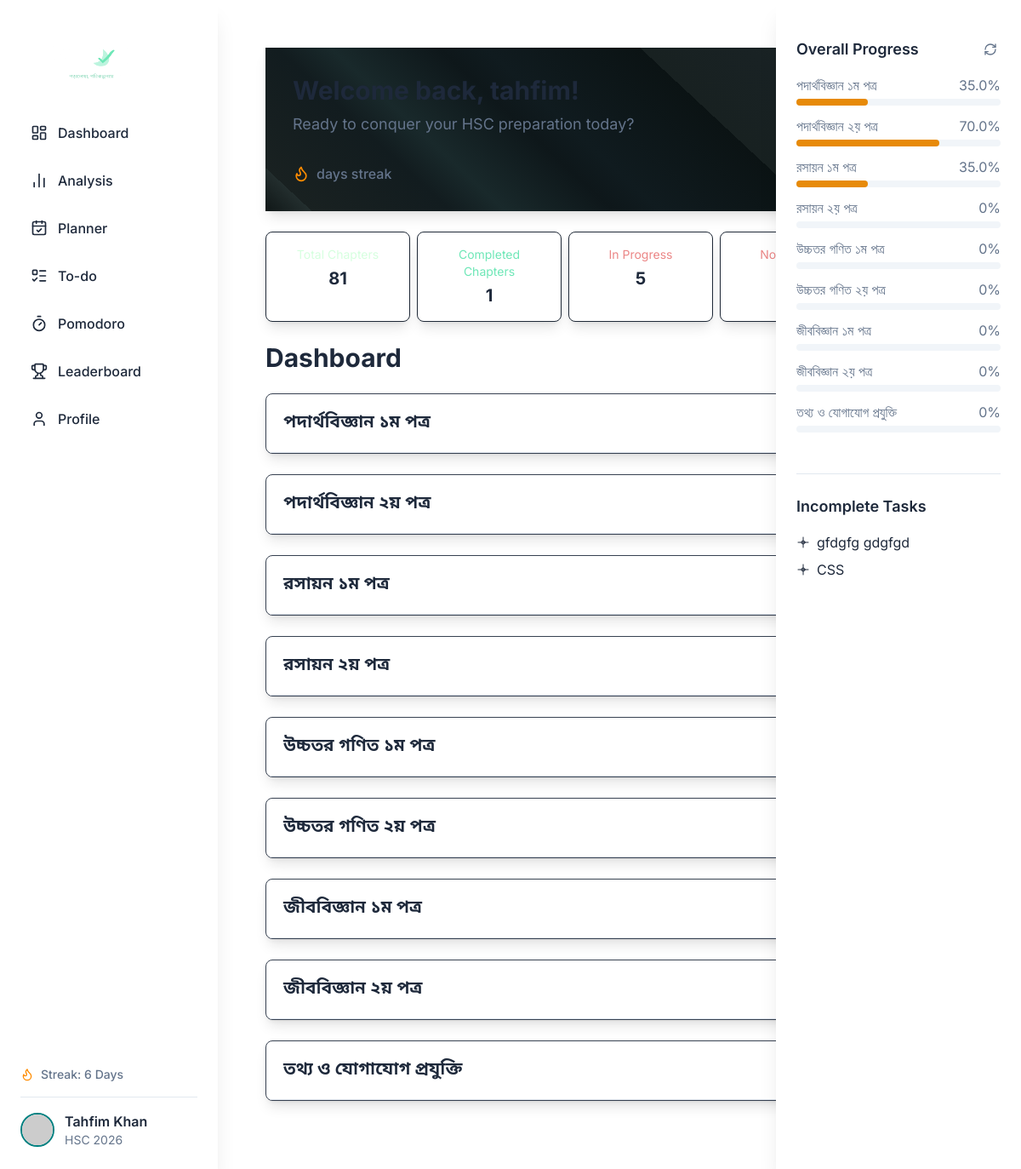
/user/dashboard/ (signed in), run on the app's committed database.
### users/models.py (models this page shows, shortened)
class UserProfile(AbstractUser):
    STREAMS = [
        ('hsc', 'HSC'),
        ('eng', 'Engineering'),
        ('med', 'Medical'),
        ('var', 'Varsity')
    ]
    HSC_YEAR_CHOICES = [
        (2025, '2025'),
        (2026, '2026'),
        (2027, '2027'),
        (2028, '2028')
    ]
    stream = models.CharField(max_length=20, choices=STREAMS, default='hsc')
    show_on_leaderboard = models.BooleanField(default=True)
    avatar = models.URLField(blank=True, null=True)
    xp = models.PositiveIntegerField(default=0)
    streak = models.PositiveIntegerField(default=0)
    college = models.CharField(max_length=100, blank=True, null=True)
    hscyear = models.PositiveIntegerField(blank=True, null=True, choices=HSC_YEAR_CHOICES)
    last_login_date = models.DateField(auto_now=True, null=True, blank=True)
    overall_progress_cache = models.FloatField(default=0.0)

### syllabus/models.py (models this page shows, shortened)
class Subject(models.Model):
    name = models.CharField(max_length=100)
    chapter_count = models.PositiveIntegerField(default=1)

### users/views.py (the view)
# urls.py: path('dashboard/', views.dashboard, name='dashboard'),
@login_required
def dashboard(request):
    user = request.user
    subjects = Subject.objects.all().prefetch_related('chapters')
    user_progress = UserProgress.objects.filter(user=user).values('chapter_id', 'p_book', 'p_note', 'p_mcq', 'p_cq', 'p_theory', 'overall_progress')
    progress_dict = {item['chapter_id']: item for item in user_progress}
    total_chapters = Chapter.objects.count()
    completed_chapters = UserProgress.objects.filter(user=user, overall_progress=100).count()
    in_progress_chapters = UserProgress.objects.filter(user=user, overall_progress__gt=0, overall_progress__lt=100).count()
    started_chapter_count = UserProgress.objects.filter(user=user, overall_progress__gt=0).count()
    not_started_chapters = total_chapters - started_chapter_count
    for subject in subjects:
        for chapter in subject.chapters.all():
            chapter.user_progress = progress_dict.get(chapter.id, {})
    return render(request, 'users/dashboard.html', {
        'subjects': subjects,
        'total_chapters': total_chapters,
        'completed_chapters': completed_chapters,
        'in_progress_chapters': in_progress_chapters,
        'not_started_chapters': not_started_chapters,
    })

### users/templates/users/dashboard.html (shortened to what this page needs)
{% extends "core/layout.html" %}
{% block body %}
<div class="container mx-auto px-4 sm:px-6 lg:px-8 py-8">
    <div class="bg-[var(--color-card-bg-light)] dark:bg-[var(--color-card-bg-dark)] shadow-lg mb-6 overflow-hidden p-8 welcome-block min-h-48 flex flex-col justify-between">
        <div>
            <h1 class="text-3xl font-bold text-[var(--color-text-light)] dark:text-[var(--color-text-dark)] mb-2">
                Welcome back, {{ request.user.username }}!
            </h1>
            <p class="text-lg text-[var(--color-gray-text-light)] dark:text-[var(--color-gray-text-dark)] mb-4">
                Ready to conquer your HSC preparation today?
            </p>
        </div>
        <div class="flex items-center text-md font-medium text-[var(--color-gray-text-light)] dark:text-[var(--color-gray-text-dark)]">
            <i data-lucide="flame" class="w-5 h-5 mr-2 text-[var(--color-accent-light)]"></i>
            <span>{{ request.user..streak }} days streak</span>
        </div>
    </div>
    <div class="grid grid-cols-[repeat(2,minmax(120px,1fr))] md:grid-cols-[repeat(4,minmax(170px,1fr))] gap-2 mb-6">
        <div class="hover:border hover:border-gray-500 border border-gray-800 bg-[var(--color-card-bg-light)] dark:bg-[var(--color-card-bg-dark)] shadow-lg rounded-lg p-4 text-center transition-colors duration-300 hover:bg-[var(--color-bg-light)] dark:hover:bg-[var(--color-bg-dark)] ">
            <p class="text-sm text-[#d6ffdf] mb-1">Total Chapters</p>
            <p class="text-xl font-bold text-[var(--color-text-light)] dark:text-[var(--color-text-dark)]">
                {{ total_chapters }}
            </p>
        </div>
        <div class="hover:border hover:border-gray-500 border border-gray-800 bg-[var(--color-card-bg-light)] dark:bg-[var(--color-card-bg-dark)] shadow-lg rounded-lg p-4 text-center transition-colors duration-300 hover:bg-[var(--color-bg-light)] dark:hover:bg-[var(--color-bg-dark)] ">
            <p class="text-sm text-[#6EE7B7] mb-1">Completed Chapters</p>
            <p class="text-xl font-bold text-[var(--color-text-light)] dark:text-[var(--color-text-dark)]">
                {{ completed_chapters }}
            </p>
        </div>
        <div class="hover:border hover:border-gray-500 border border-gray-800 bg-[var(--color-card-bg-light)] dark:bg-[var(--color-card-bg-dark)] shadow-lg rounded-lg p-4 text-center transition-colors duration-300 hover:bg-[var(--color-bg-light)] dark:hover:bg-[var(--color-bg-dark)] ">
            <p class="text-sm text-[#eb8686] mb-1">In Progress</p>
            <p class="text-xl font-bold text-[var(--color-text-light)] dark:text-[var(--color-text-dark)]">
                {{ in_progress_chapters }}
            </p>
        </div>
        <div class="hover:border hover:border-gray-500 border border-gray-800 bg-[var(--color-card-bg-light)] dark:bg-[var(--color-card-bg-dark)] shadow-lg rounded-lg p-4 text-center transition-colors duration-300 hover:bg-[var(--color-bg-light)] dark:hover:bg-[var(--color-bg-dark)] ">
            <p class="text-sm text-[#eb8686] mb-1">Not Started</p>
            <p class="text-xl font-bold text-[var(--color-text-light)] dark:text-[var(--color-text-dark)]">
            </p>
        </div>
    </div>
    <h1 class="text-3xl font-bold text-[var(--color-text-light)] dark:text-[var(--color-text-dark)] mb-6">Dashboard</h1>
    {% for subject in subjects %}
    <div class="hover:border hover:border-zinc-400 border border-gray-700 rounded-lg bg-[var(--color-card-bg-light)] dark:bg-[var(--color-card-bg-dark)] shadow-lg mb-6 overflow-hidden">
        <div class="p-5 border-b border-[var(--color-border-light)] dark:border-[var(--color-border-dark)] flex justify-between items-center cursor-pointer collapse-toggle" data-target="#subject-{{ forloop.counter }}">
            <h2 class="text-xl font-semibold text-[var(--color-text-light)] dark:text-[var(--color-text-dark)] font-noto-bengali">{{ subject.name }}</h2>
        </div>
    </div>
    {% endfor %}
</div>
{% endblock %}

### core/templates/core/layout.html (shortened to what this page needs)
{% load static %}
{% load sidebar_tags %}
<!DOCTYPE html>
<html lang="en">
<head>
    <script src="https://cdn.tailwindcss.com"></script>
    <link rel="stylesheet" href="{% static 'core/main.css' %}">
</head>
<body class="bg-[var(--color-bg-light)] text-[var(--color-text-light)] dark:bg-[var(--color-bg-dark)] dark:text-[var(--color-text-dark)] flex min-h-screen">
    <aside id="left-sidebar" class="bg-[var(--color-card-bg-light)] dark:bg-[var(--color-card-bg-dark)] shadow-xl flex flex-col justify-between w-64 flex-shrink-0 h-screen fixed top-0 left-0 z-40 md:translate-x-0 -translate-x-full transition-transform duration-300 ease-in-out md:pt-0 pt-16 overflow-x-hidden">
        <div class="pl-14 mb-3 hidden md:block pt-8">
            <img src="{% static 'core/logo_trans.png' %}" alt="Pattho Logo" class="h-16 w-auto">
        </div>
        <div class="p-6 flex-grow sidebar-scroll overflow-y-auto">
            <nav>
                <ul>
                    <li class="mb-2">
                        <a href="{% url 'dashboard' %}" class="flex items-center p-3 rounded-xl text-[var(--color-text-light)] dark:text-[var(--color-text-dark)] hover:bg-[var(--color-primary-hover-light)] dark:hover:bg-[var(--color-primary-hover-dark)] hover:text-[var(--color-primary-light)] dark:hover:text-[var(--color-text-dark)] hover:border hover:border-gray-300 transition-colors duration-200 font-medium">
                            <i data-lucide="layout-dashboard" class="w-5 h-5 mr-3"></i>
                            Dashboard
                        </a>
                    </li>
                    <li class="mb-2">
                        <a href="{% url 'analysis' %}" class="flex items-center p-3 rounded-xl text-[var(--color-text-light)] dark:text-[var(--color-text-dark)] hover:bg-[var(--color-primary-hover-light)] dark:hover:bg-[var(--color-primary-hover-dark)] hover:text-[var(--color-primary-light)] dark:hover:text-[var(--color-text-dark)] hover:border hover:border-gray-300 transition-colors duration-200 font-medium">
                            <i data-lucide="bar-chart-2" class="w-5 h-5 mr-3"></i>
                            Analysis
                        </a>
                    </li>
                    <li class="mb-2">
                        <a href="{% url 'planner' %}" class="flex items-center p-3 rounded-xl text-[var(--color-text-light)] dark:text-[var(--color-text-dark)] hover:bg-[var(--color-primary-hover-light)] dark:hover:bg-[var(--color-primary-hover-dark)] hover:text-[var(--color-primary-light)] dark:hover:text-[var(--color-text-dark)] hover:border hover:border-gray-300 transition-colors duration-200 font-medium">
                            <i data-lucide="calendar-check" class="w-5 h-5 mr-3"></i>
                            Planner
                        </a>
                    </li>
                    <li class="mb-2">
                        <a href="{% url 'activities' %}" class="flex items-center p-3 rounded-xl text-[var(--color-text-light)] dark:text-[var(--color-text-dark)] hover:bg-[var(--color-primary-hover-light)] dark:hover:bg-[var(--color-primary-hover-dark)] hover:text-[var(--color-primary-light)] dark:hover:text-[var(--color-text-dark)] hover:border hover:border-gray-300 transition-colors duration-200 font-medium">
                            <i data-lucide="list-todo" class="w-5 h-5 mr-3"></i>
                            To-do
                        </a>
                    </li>
                    <li class="mb-2">
                        <a href="{% url 'pomodoro' %}" class="flex items-center p-3 rounded-xl text-[var(--color-text-light)] dark:text-[var(--color-text-dark)] hover:bg-[var(--color-primary-hover-light)] dark:hover:bg-[var(--color-primary-hover-dark)] hover:text-[var(--color-primary-light)] dark:hover:text-[var(--color-text-dark)] hover:border hover:border-gray-300 transition-colors duration-200 font-medium">
                            <i data-lucide="timer" class="w-5 h-5 mr-3"></i>
                            Pomodoro
                        </a>
                    </li>
                    <li class="mb-2">
                        <a href="{% url 'leaderboard' %}" class="flex items-center p-3 rounded-xl text-[var(--color-text-light)] dark:text-[var(--color-text-dark)] hover:bg-[var(--color-primary-hover-light)] dark:hover:bg-[var(--color-primary-hover-dark)] hover:text-[var(--color-primary-light)] dark:hover:text-[var(--color-text-dark)] hover:border hover:border-gray-300 transition-colors duration-200 font-medium">
                            <i data-lucide="trophy" class="w-5 h-5 mr-3"></i>
                            Leaderboard
                        </a>
                    </li>
                    <li class="mb-2">
                        <a href="{% url 'profile' %}" class="flex items-center p-3 rounded-xl text-[var(--color-text-light)] dark:text-[var(--color-text-dark)] hover:bg-[var(--color-primary-hover-light)] dark:hover:bg-[var(--color-primary-hover-dark)] hover:text-[var(--color-primary-light)] dark:hover:text-[var(--color-text-dark)] hover:border hover:border-gray-300 transition-colors duration-200 font-medium">
                            <i data-lucide="user" class="w-5 h-5 mr-3"></i>
                            Profile
                        </a>
                    </li>
                </ul>
            </nav>
        </div>
        <div class="p-6">
            <div class="flex items-center mb-4 text-sm font-medium text-[var(--color-gray-text-light)] dark:text-[var(--color-gray-text-dark)]">
                <i data-lucide="flame" class="w-4 h-4 mr-2 text-[var(--color-accent-light)]"></i>
                <span>Streak: {{ request.user.streak|default:0 }} Days</span>
            </div>
            <a href="{% url 'profile' %}" class="block pt-4 border-t border-[var(--color-border-light)] dark:border-[var(--color-border-dark)]">
                <div class="flex items-center">
                    <img src="{{ request.user.avatar|default:'https://placehold.co/40x40/205454/ffffff?font=oswald&text=Pattho' }}" alt="User Avatar" class="w-10 h-10 rounded-full mr-3 border-2 border-[var(--color-primary-light)] dark:border-[var(--color-primary-dark)]">
                    <div>
                        <p class="font-semibold text-[var(--color-text-light)] dark:text-[var(--color-text-dark)]">{{ request.user.first_name }} {{ request.user.last_name }}</p>
                        <p class="text-sm text-[var(--color-gray-text-light)] dark:text-[var(--color-gray-text-dark)]">{{ request.user.get_stream_display }} {{ request.user.hscyear|stringformat:"s" }}</p>
                    </div>
                </div>
            </a>
        </div>
    </aside>
    <div class="flex-1 flex flex-col w-full md:ml-64 md:mr-72 pt-16 md:pt-0">
        <div class="flex flex-1 overflow-hidden">
            <main class="p-4 md:p-6 flex-1 overflow-y-auto bg-[var(--color-card-bg-light)] dark:bg-[var(--color-bg-dark)] shadow-lg min-h-[300px] min-w-0">
                {% block body %}{% endblock %}
            </main>
            {% block right_sidebar %}
            <aside id="right-sidebar" class="bg-[var(--color-card-bg-light)] dark:bg-[var(--color-card-bg-dark)] shadow-xl w-72 flex-shrink-0 p-6 overflow-y-auto sidebar-scroll fixed top-0 right-0 h-full transform translate-x-full md:translate-x-0 md:block transition-transform duration-300 ease-in-out z-40 pt-20 md:pt-11">
                {% subject_progress_sidebar %}
                <div class="border-b border-[var(--color-border-light)] dark:border-[var(--color-border-dark)] pb-6 mb-6"></div>
                <h3 class="text-lg font-semibold text-[var(--color-text-light)] dark:text-[var(--color-text-dark)] mb-4 mt-6">Incomplete Tasks</h3>
                <ul id="incomplete-tasks-list" class="space-y-2">
                </ul>
            </aside>
            {% endblock right_sidebar %}
        </div>
    </div>
</body>
</html>

### core/templates/core/_subject_progress_sidebar.html
<div class="flex justify-between items-center mb-4">
    <h3 class="text-lg font-semibold text-[var(--color-text-light)] dark:text-[var(--color-text-dark)]">Overall Progress</h3>
    <button id="refresh-progress-btn" class="p-1 rounded-full text-[var(--color-gray-text-light)] hover:bg-[var(--color-gray-bg-light)] dark:hover:bg-[var(--color-gray-bg-dark)] transition-colors duration-200">
        <i data-lucide="refresh-cw" class="w-4 h-4 text-[var(--color-gray-text-light)] dark:text-[var(--color-gray-text-dark)]"></i>
    </button>
</div>
<ul class="space-y-3 mb-6" id="subject-progress-list">
    {% for subject in subjects_progress %}
    <li data-subject-name="{{ subject.name }}" class="group">
        <div class="flex justify-between items-center text-[var(--color-gray-text-light)] dark:text-[var(--color-gray-text-dark)] group-hover:text-white">
            <span>{{ subject.name }}</span>
            <span class="subject-progress-percentage">{{ subject.overall_progress|default:0 }}%</span>
        </div>
        <div class="w-full bg-[var(--color-gray-bg-light)] rounded-full h-2 mt-1 dark:bg-[var(--color-gray-bg-dark)]">
            <div class="bg-[#E78A09] h-2 rounded-full subject-progress-bar" style="width: {{ subject.overall_progress|default:0 }}%"></div>
        </div>
    </li>
    {% empty %}
    <li><p class="text-[var(--color-gray-text-light)] dark:text-[var(--color-gray-text-dark)]">No subjects found or no progress yet.</p></li>
    {% endfor %}
</ul>

### data on the page
UserProfile: user.streak "6", user.first_name "Tahfim", user.last_name "Khan", user.stream "HSC", user.hscyear "2026", user.username "tahfim"
Subject: name "পদার্থবিজ্ঞান ১ম পত্র"
Subject: name "পদার্থবিজ্ঞান ২য় পত্র"
Subject: name "রসায়ন ১ম পত্র"
Subject: name "রসায়ন ২য় পত্র"
Subject: name "উচ্চতর গণিত ১ম পত্র"
Subject: name "উচ্চতর গণিত ২য় পত্র"
Subject: name "জীববিজ্ঞান ১ম পত্র"
Subject: name "জীববিজ্ঞান ২য় পত্র"
Subject: name "তথ্য ও যোগাযোগ প্রযুক্তি"

### other printed values
{{ total_chapters }} "81"
{{ completed_chapters }} "1"
{{ in_progress_chapters }} "5"
{{ subject.name }} "পদার্থবিজ্ঞান ১ম পত্র" "পদার্থবিজ্ঞান ২য় পত্র" "রসায়ন ১ম পত্র" "রসায়ন ২য় পত্র" "উচ্চতর গণিত ১ম পত্র" "উচ্চতর গণিত ২য় পত্র" "জীববিজ্ঞান ১ম পত্র" "জীববিজ্ঞান ২য় পত্র" "তথ্য ও যোগাযোগ প্রযুক্তি"
{{ subject.overall_progress|default:0 }} "35.0" "70.0" "35.0" "0" "0" "0" "0" "0" "0"
